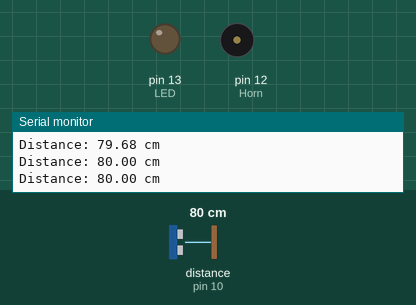
Simulated run of this sketch. Board: Arduino Uno, built with avr-gcc and run on an emulated ATmega328P. On the bench: output pins drawn as LEDs (lit = HIGH), buzzer (waves = sounding, pin HIGH), the last lines printed to the serial monitor. Wiring (inferred from the names in the program): ultrasonic range finder: trigger pin 9; echo pin 10. The inputs (shaded band) are chosen by the test bench; at power-on: distance to the obstacle (sensor on pin 10) 80 cm. The echo pulse lasts 58.3 µs per cm; pins used as bus, display or sensor lines are not drawn.

Above: at 1.3 s.
1.4 s: distance to the obstacle (sensor on pin 10) set to 16 cm
2.9 s: distance to the obstacle (sensor on pin 10) set to 12 cm
At 3.8 s:
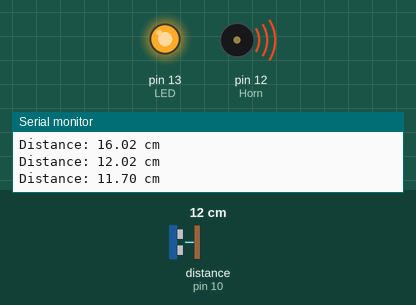
4.5 s: distance to the obstacle (sensor on pin 10) set to 18 cm
At 5.2 s:
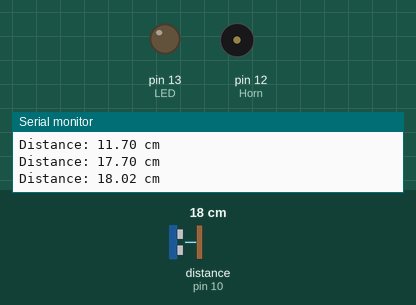
6.0 s: distance to the obstacle (sensor on pin 10) set to 2 cm
At 6.5 s:
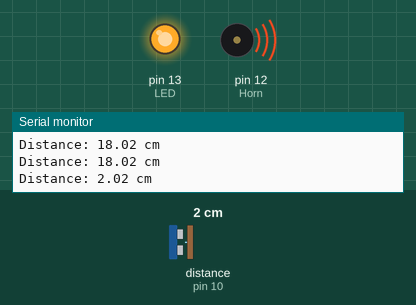
Timing chart, 0 to 8.5 s (numbered marks = the images above; inputs shaded):
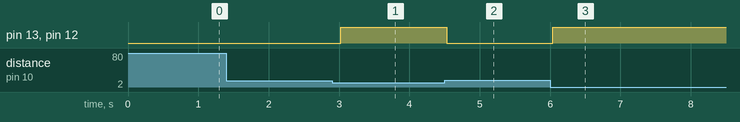

The sketch:

distance_plot.ino
```cpp
#define Trig 9
#define Echo 10
#define LED 13
#define Horn 12
void setup() {
  // put your setup code here, to run once:
  Serial.begin(9600);
  pinMode(Trig, OUTPUT);
  pinMode(Echo, INPUT);
  pinMode(LED, OUTPUT);
  pinMode(Horn, OUTPUT);
}

void loop() {
  // put your main code here, to run repeatedly:
  long duration;
  float distance_cm;
  // Clear the trigger pin
  digitalWrite(Trig, LOW);
  delayMicroseconds(2);
  // Send a 10 µs pulse to trigger pin
  digitalWrite(Trig, HIGH);
  delayMicroseconds(10);
  digitalWrite(Trig, LOW);
  // Read the echo pin (returns duration in microseconds)
  duration=pulseIn(Echo,HIGH);
  // Calculate distance (speed of sound = 34300 cm/s)
  distance_cm = (duration * 0.0343) / 2;
  // Print the distance
  if(distance_cm<15.00){
    digitalWrite(LED, HIGH);
    digitalWrite(Horn, HIGH);
  }
  else{
    digitalWrite(LED, LOW);
    digitalWrite(Horn, LOW);
  }
  Serial.print("Distance: ");
  Serial.print(distance_cm);
  Serial.println(" cm");

  delay(500);
}
```

Measured:
- the behaviour switches between 15 and 14 cm on distance to the obstacle (sensor on pin 10) (found by bisection; images 0 and 1)
- after the input at 2.9 s, pin 13 (LED), pin 12 (Horn): LOW → HIGH after 0.12 s
- after the input at 4.5 s, pin 13 (LED), pin 12 (Horn): HIGH → LOW at once
- after the input at 6.0 s, pin 13 (LED), pin 12 (Horn): LOW → HIGH at once
